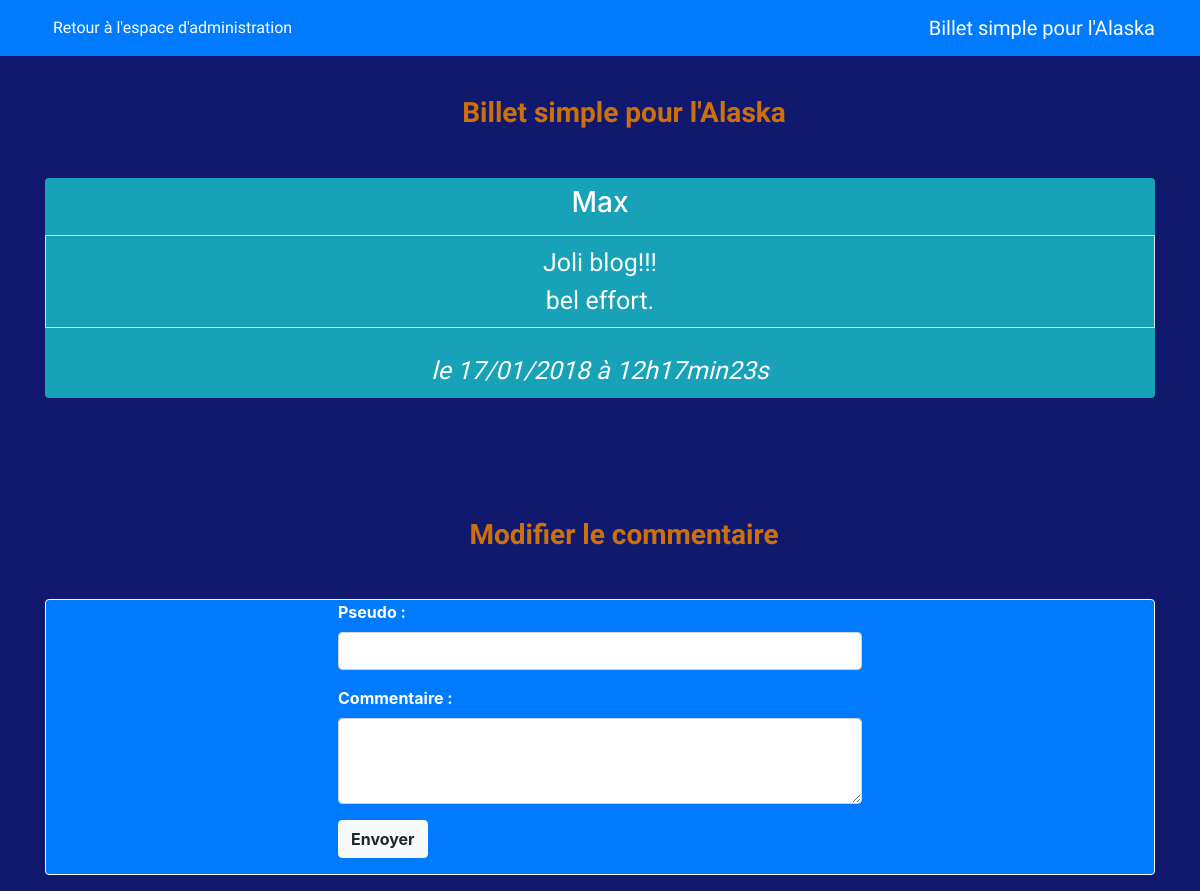
Page /index.php?action=changeComment&id=1 on the earlier database version.
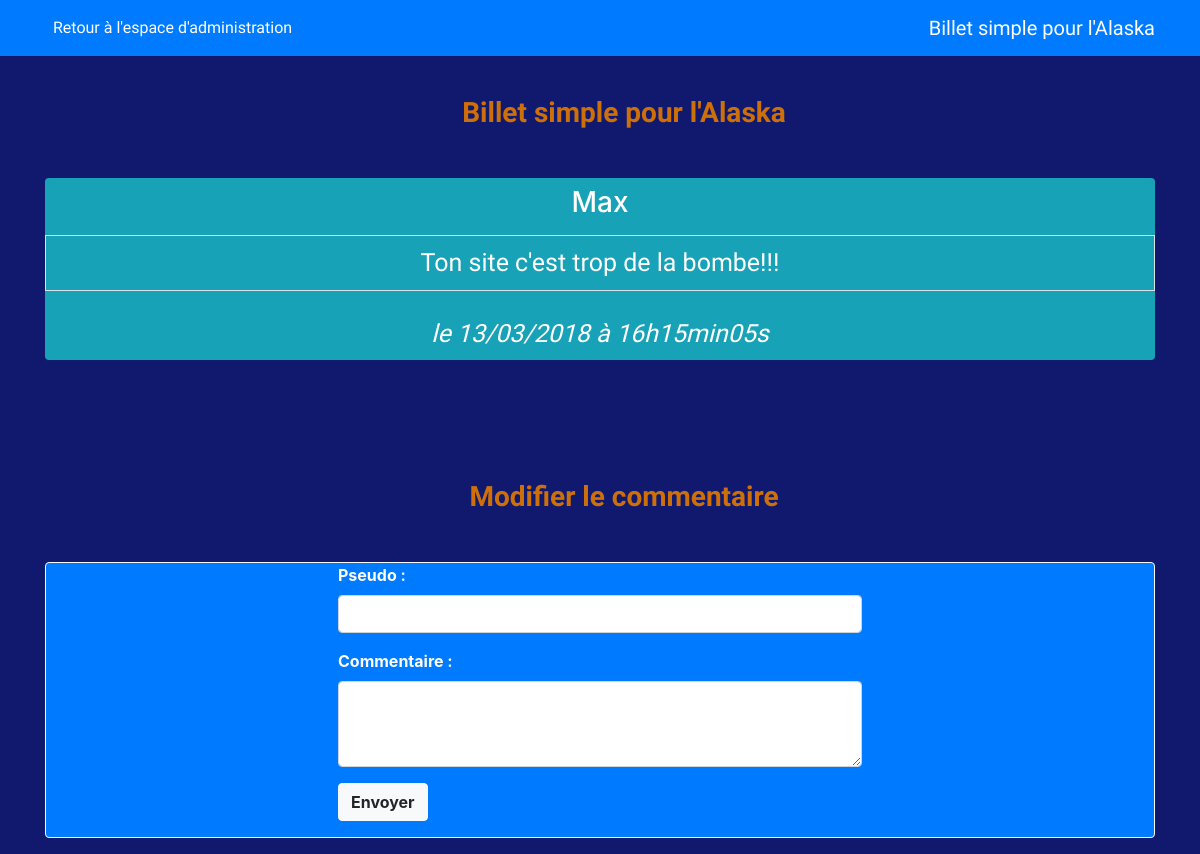
Same page on the later database version.
### tables this page shows
CREATE TABLE IF NOT EXISTS `comments` (
  `id` int(11) NOT NULL AUTO_INCREMENT,
  `post_id` int(11) NOT NULL,
  `author` varchar(255) NOT NULL,
  `comment` text NOT NULL,
  `comment_date` datetime NOT NULL,
  `report_comment` int(11) DEFAULT NULL,
  PRIMARY KEY (`id`)
);

### controller/frontend.php (called while the page is built, shortened)
<?php
require_once('model/AdminManager.php');
function changeComment()
{
    $adminManager = new \OpenClassrooms\Blog\Model\AdminManager();
    $comments = $adminManager->searchComments($_GET['id']);
    require('view/frontend/changeCommentView.php');
}

### model/AdminManager.php (called while the page is built, shortened)
<?php
    class AdminManager extends Manager
    {
        public function searchComments($commentId)
        {
            $db = $this->dbConnect();
            $comments = $db->prepare('SELECT id, post_id, author, comment, DATE_FORMAT(comment_date, \'%d/%m/%Y à %Hh%imin%ss\') AS comment_date_fr, report_comment FROM comments WHERE id = ? ORDER BY comment_date DESC LIMIT 0, 5');
            $comments->execute(array($commentId));
            return $comments;
        }
    }

### view/frontend/changeCommentView.php (the view, shortened to what this page needs)
<nav class="navbar navbar-expand-lg navbar-dark bg-primary fixed-top mb-5">
    <div class="container">
        <a class="navbar-brand order-1 mr-0" href="index.php" >Billet simple pour l'Alaska</a>
        <div class="collapse navbar-collapse" id="navbarNavAltMarkup">
            <div class="navbar-nav">
                <a class="nav-item nav-link text-white" href="index.php?action=admin">Retour à l'espace d'administration</a>
            </div>
        </div>
    </div>
</nav>
    <?php
    while ($comment = $comments->fetch())
    {
    ?>
<div class="container">
    <div class="row">
        <div class="col-sm-12 my-5">
            <h3 class="my-5 pl-5 text-center">Billet simple pour l'Alaska</h3>
            <div class="bg-info rounded my-4 text-white">
                <h3 class="text-center text-white chapitre py-2">
                    <?= htmlspecialchars($comment['author']) ?>
                </h3>
                <p class="text-white text-center py-2 border">
                    <?= nl2br(htmlspecialchars($comment['comment'])) ?>
                </p>
                <p class="text-white text-center py-2">
                    <em>le <?= $comment['comment_date_fr'] ?></em>
                </p>
            </div>
        </div>
    </div>
</div>
<div class="container">
    <div class="row">
        <div class="col-sm-12">
            <h3 class="my-5 pl-5 text-center">Modifier le commentaire</h3>
            <div class="bg-primary rounded font-weight-bold border border-light mb-3">
                <form class="col-sm-6 mx-auto" action="index.php?action=updateComment&amp;id=<?= $comment['id'] ?>" method="post">
                    <div class="form-group">
                        <label for="author" class="text-white">Pseudo :</label>
                        <input type="text" class="form-control" id="author" name="author" aria-describedby="emailHelp">
                    </div>
                    <div class="form-group">
                        <label for="comment" class="text-white">Commentaire :</label>
                        <textarea class="form-control" id="comment" name="comment" rows="3"></textarea>
                    </div>
                    <button type="submit" class="btn btn-light font-weight-bold d-flex justify-content-center mb-3">Envoyer</button>
                </form>
            </div>
        </div>
    </div>
</div>
<?php
    }
?>
<?php require('template.php'); ?>

Differences in the rows shown:
changed comments "Max": comment "Joli blog!!! bel effort." → "Ton site c'est trop de la bombe!!!"; comment_date_fr "17/01/2018 à 12h17min23s" → "13/03/2018 à 16h15min05s"
